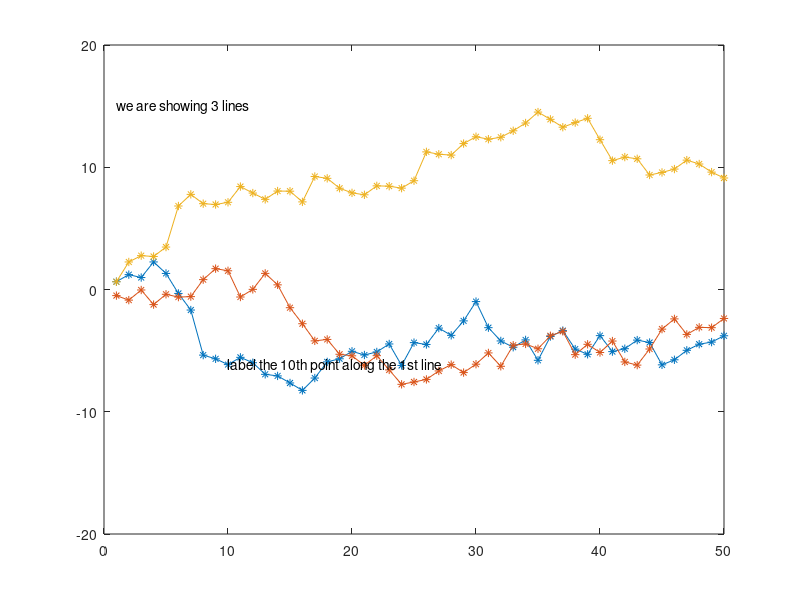

Write the MATLAB code that produced this figure.
%
% Week 09:  Thursday - left-over stuff from Tuesday class

clear;
close all;
clc

% Part 3 of Lab7.  NOW USE PRINTING TO A STRING TO ADD A TEXT LABEL
% TO A FIGURE

fprintf(2,'Making a plot now...and using sprintf......\n');
n=3;
x=cumsum(randn(50,n));
plot(x,'*-');
ylim([-20 20])
str=sprintf('we are showing %d lines',n);
text(1,15,str);
str2=sprintf('label the 10th point along the 1st line');
text(10,x(10,1),str2);

pause

%%  
%  VECTORIZED O/P - what can go wrong

fprintf('Things that can go wrong....\n\n');
fprintf('%9.4e',pi,pi,pi);
fprintf('\n\n');

pause

%%
x=2:2:10;
y=3*x;
fprintf('\n\n');
fprintf('%2d',x);  %this isnot quite right for the last 2 numbers

pause;

fprintf('\n\n Want to now print pairs of x,y values\n');
x
y

pause;
fprintf(2,'Not quite correct...\n');
fprintf(2,' x y\n');
fprintf(2,'-----\n');
fprintf(2,'%2d%2d\n',x,y);

fprintf('\n\n Better.....\n');
M=[x;y];
fprintf(' x  y\n');
fprintf('------\n');
fprintf('%2d %2d\n',M);

